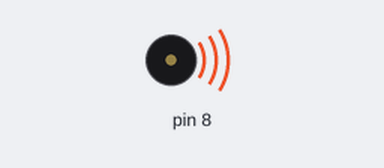
Simulated run of this sketch. Board: Arduino Uno, built with avr-gcc and run on an emulated ATmega328P. On the bench: buzzer (waves = sounding).

Above: at 0.1 s.
Timing chart, 0 to 1.6 s (numbered marks = the images above):
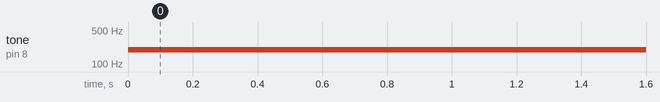

Measured:
- by itself, tone on pin 8: silent → 196 Hz at 0.00 s

The sketch:

Buzzer02.ino
```cpp
#define NOTE_G3  196


void setup() {
//    noTone(8);
}

void loop() {
    tone(8, NOTE_G3, 1000);
}
```
